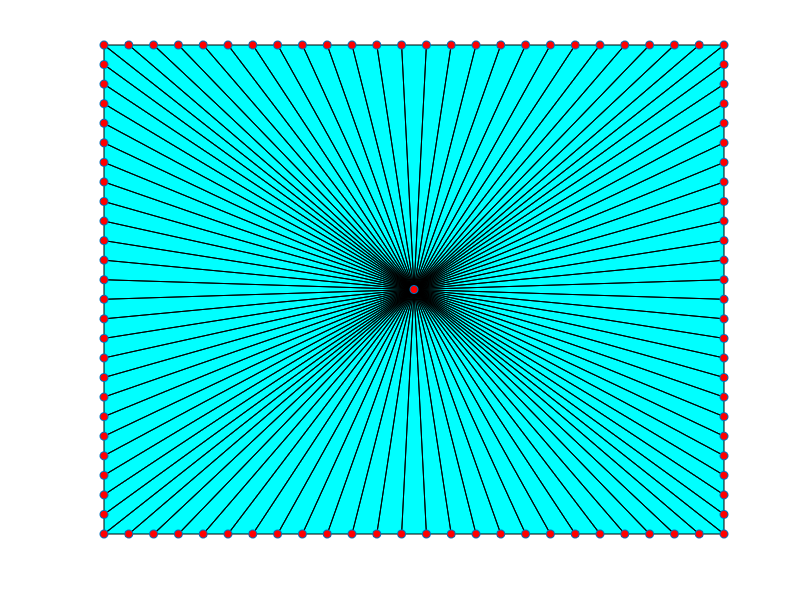

Here is the MATLAB script that generated this plot: (Note: this script raises an error after producing the figure.)
clc;
clear;

% Define the domain dimensions
W = 1;
H = 1;

% Number of nodes in each direction
Nx = 26;
Ny = 26;

% Element size
dx = W / (Nx-1);
dy = H / (Ny-1);

% Material properties
T_val = 25;
k_val = 50;

% generating nodes
p = [];

% bottom boundary nodes
for j = 1:Nx
    p = [p [W*(j-1)/(Nx-1); 0]];
end

% right boundary nodes
for i = 2:Ny
    p = [p [W; H*(i-1)/(Ny-1)]];
end

% top boundary nodes
for j = Nx-1:-1:1
    p = [p [W*(j-1)/(Nx-1); H]];
end

% left boundary nodes
for i = Ny-1:-1:2
    p = [p [0; H*(i-1)/(Ny-1)]];
end

% center node
center_point = [W/2; H/2];
p = [p center_point];
center_idx = size(p, 2);

% Generate triangular elements
el = [];
num_boundary = center_idx - 1;

% Connect adjacent boundary nodes with the center
for i = 1:num_boundary
    next_i = i + 1;
    if next_i > num_boundary
        next_i = 1;
    end
    el = [el [i; next_i; center_idx]];
end

% Plot the mesh
figure;
hold on;
patch('faces', el', 'vertices', p', 'facecolor', 'c', 'edgecolor', 'k');
plot(p(1,1:end), p(2,1:end), 'o', 'MarkerFaceColor', 'r');
axis off;
hold off;

% Stiffness matrix assembly
n = length(el);
K_global = zeros(length(p));

for i = 1:n
    nodes = el(:,i);
    x = p(1, nodes);
    y = p(2, nodes);
    
    J = [x(1)-x(3), x(2)-x(3); y(1)-y(3), y(2)-y(3)];
    A = 0.5 * abs(det(J));
    Q = [1, 0, -1; 0, 1, -1];
    K = k_val * A * (Q' / J) * (Q' / J)';
    
    for j = 1:3
        for k = 1:3
            K_global(nodes(j), nodes(k)) = K_global(nodes(j), nodes(k)) + K(j,k);
        end
    end
end

% Load vector (heat source)
xc = 0.5;
yc = 0.5;
q = 1000;
q_global = zeros(size(p,2),1);

% Distribute heat source among elements
for i = 1:length(p)
    x = p(1,i);
    y = p(2,i);
    if x == 0.5 && y == 0.5
        q_global(i) = 1000;
        break;
    end
end

% Apply boundary conditions
Known = find(p(1,:) == 0); %assuming left side to be 4th side
Unknown = setdiff(1:length(p), Known);

% Partition stiffness matrix and force vector
K1 = K_global(Unknown, Unknown);
K2 = K_global(Unknown, Known);
T_calc = T_val * ones(length(Known),1);
f = q_global(Unknown) - K2 * T_calc;

% Solve for unknown temperatures
T_free = K1 \ f;

% Assemble final temperature vector
T = zeros(length(p),1);
T(Unknown) = T_free;
T(Known) = T_val;

% Display results
disp('Temperature Distribution (C):');
for i = 1:size(p,2)
    disp(['Node ', num2str(i), ' (', num2str(p(1,i)), ',', num2str(p(2,i)), '): ', num2str(T(i))]);
end

% Plot temperature contour
grid_x = linspace(0, W, 50);
grid_y = linspace(0, H, 50);
[Xq, Yq] = meshgrid(grid_x, grid_y);
Tq = griddata(p(1,:), p(2,:), T, Xq, Yq, 'cubic');
figure;
contourf(Xq, Yq, Tq, 200, 'LineColor', 'none');
colorbar;
title('Temperature Contour Plot');
xlabel('X');
ylabel('Y');

% Plot temperature along horizontal line
x_vals = linspace(0, W, 50);
T_vals = griddata(p(1,:), p(2,:), T, x_vals, repmat(0.5, size(x_vals)), 'cubic');
figure;
plot(x_vals, T_vals, '-', 'LineWidth', 2);
title('Temperature Variation along y = 0.5');
xlabel('X');
ylabel('Temperature (C)');
grid on;